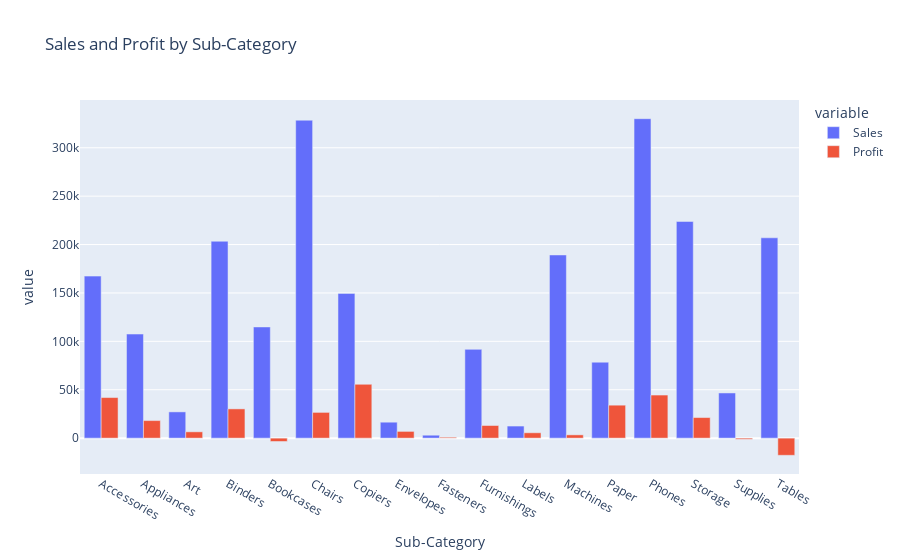

Write notebook code for a chart like this one.
### Code cell
subcat_summary = df.groupby('Sub-Category').agg({'Sales':'sum', 'Profit':'sum'}).reset_index()

fig2 = px.bar(subcat_summary, x='Sub-Category', y=['Sales', 'Profit'], barmode='group', title='Sales and Profit by Sub-Category')
fig2.show()

### Figure 1 — Plotly figure (JSON) as saved in the notebook; plotly's stock layout.template omitted (floating-point values rounded to 4 significant figures)
{"data": [{"alignmentgroup": "True", "hovertemplate": "variable=Sales<br>Sub-Category=%{x}<br>value=%{y}<extra></extra>", "legendgroup": "Sales", "marker": {"color": "#636efa", "pattern": {"shape": ""}}, "name": "Sales", "offsetgroup": "Sales", "orientation": "v", "showlegend": true, "textposition": "auto", "type": "bar", "x": ["Accessories", "Appliances", "Art", "Binders", "Bookcases", "Chairs", "Copiers", "Envelopes", "Fasteners", "Furnishings", "Labels", "Machines", "Paper", "Phones", "Storage", "Supplies", "Tables"], "xaxis": "x", "y": [167400.0, 107500.0, 27120.0, 203400.0, 114900.0, 328400.0, 149500.0, 16480.0, 3024.0, 91710.0, 12490.0, 189200.0, 78480.0, 330000.0, 223800.0, 46670.0, 207000.0], "yaxis": "y"}, {"alignmentgroup": "True", "hovertemplate": "variable=Profit<br>Sub-Category=%{x}<br>value=%{y}<extra></extra>", "legendgroup": "Profit", "marker": {"color": "#EF553B", "pattern": {"shape": ""}}, "name": "Profit", "offsetgroup": "Profit", "orientation": "v", "showlegend": true, "textposition": "auto", "type": "bar", "x": ["Accessories", "Appliances", "Art", "Binders", "Bookcases", "Chairs", "Copiers", "Envelopes", "Fasteners", "Furnishings", "Labels", "Machines", "Paper", "Phones", "Storage", "Supplies", "Tables"], "xaxis": "x", "y": [41940.0, 18140.0, 6528.0, 30220.0, -3473.0, 26590.0, 55620.0, 6964.0, 949.5, 13060.0, 5546.0, 3385.0, 34050.0, 44520.0, 21280.0, -1189.0, -17730.0], "yaxis": "y"}], "layout": {"barmode": "group", "legend": {"title": {"text": "variable"}, "tracegroupgap": 0}, "title": {"text": "Sales and Profit by Sub-Category"}, "xaxis": {"anchor": "y", "domain": [0, 1], "title": {"text": "Sub-Category"}}, "yaxis": {"anchor": "x", "domain": [0, 1], "title": {"text": "value"}}}}
